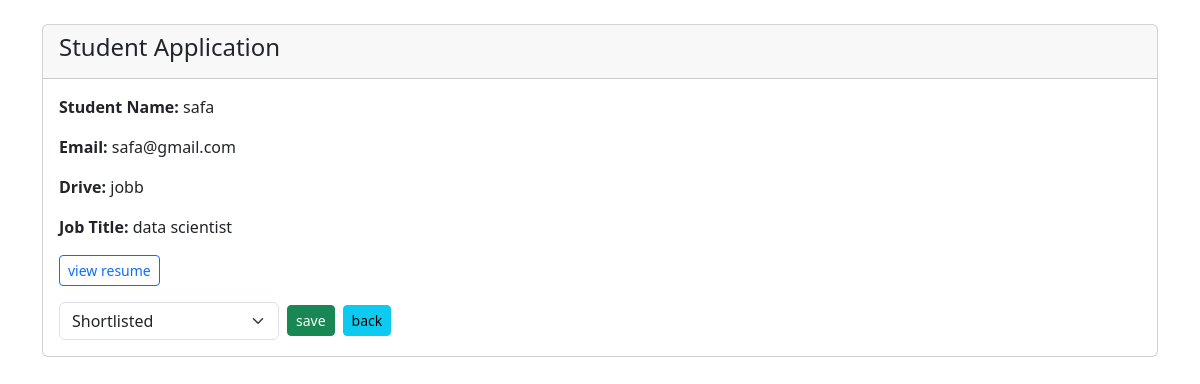
The app's page /company/application/2/review (signed in) with its own data.
### backend/models.py (models this page shows, shortened)
class Student(db.Model,UserMixin):
    __tablename__ = 'students'
    stud_id = db.Column(db.Integer, primary_key=True, autoincrement=True)
    name = db.Column(db.String, nullable=False)
    email = db.Column(db.String, unique=True, nullable=False)
    password = db.Column(db.String, nullable=False)
    skills = db.Column(db.Text)
    education = db.Column(db.Text)
    department=db.Column(db.String)
    resume = db.Column(db.String)
    status = db.Column(db.String, default="Active")
    applications = db.relationship('Application', backref='student', lazy=True)

class PlacementDrive(db.Model):
    __tablename__ = 'placement_drives'
    placemnt_id = db.Column(db.Integer, primary_key=True, autoincrement=True)
    drive_name=db.Column(db.String, nullable=False,unique=True)
    company_id = db.Column(db.Integer, db.ForeignKey('companies.cmp_id'), nullable=False)
    job_title = db.Column(db.String, nullable=False)
    job_description = db.Column(db.Text, nullable=False)
    eligibility_criteria = db.Column(db.Text, nullable=False)
    application_deadline = db.Column(db.DateTime, nullable=False)
    status = db.Column(db.String, default="Pending")
    salary=db.Column(db.Integer,nullable="False")
    skills=db.Column(db.String, nullable=False)
    exp=db.Column(db.String, nullable=False)
    applications = db.relationship('Application', backref='drive', lazy=True)

class Application(db.Model):
    __tablename__ = 'applications'
    appln_id = db.Column(db.Integer, primary_key=True, autoincrement=True)
    student_id = db.Column(db.Integer, db.ForeignKey('students.stud_id'), nullable=False)
    drive_id = db.Column(db.Integer, db.ForeignKey('placement_drives.placemnt_id'), nullable=False)
    application_date = db.Column(db.DateTime, default=lambda:datetime.now(timezone.utc))
    status = db.Column(db.String , default="not_applied")
    __table_args__ = (
        db.UniqueConstraint('student_id', 'drive_id', name='unique_student_drive'),
    )

### backend/routes.py (the view, shortened to what this page needs)
@app.route("/company/application/<int:appln_id>/review", methods=["GET", "POST"])
@login_required
def review_one_appln(appln_id):
    if not isinstance(current_user, Company):
        return "Unauthorized"
    if current_user.approval_status.lower()!="active":
        return "wait for admin's approval"
    appln = Application.query.get_or_404(appln_id)
    drive = PlacementDrive.query.filter_by(placemnt_id=appln.drive_id, company_id=current_user.cmp_id).first()
    if not drive:
        return "Unauthorized"
    return render_template("company/review_one_appln.html", appln=appln, drive=drive)

### app.py (called while the page is built)
def create_app():
    app=Flask(__name__)
    app.config["SQLALCHEMY_DATABASE_URI"] = "sqlite:///Placement.db"
    db.init_app(app)
    app.config["SECRET_KEY"]="thisgoodday"
    login_manager=LoginManager(app)
    @login_manager.user_loader
    def load_user(email):
        return (db.session.query(Admin).filter_by(email=email).first() or \
        db.session.query(Student).filter_by(email=email).first() or \
        db.session.query(Company).filter_by(email=email).first())
    app.app_context().push()
    db.create_all()
    return app

### templates/company/review_one_appln.html (shortened to what this page needs)
<!DOCTYPE html>
<html lang="en">
<head>
    <link href="https://cdn.jsdelivr.net/npm/bootstrap@5.3.8/dist/css/bootstrap.min.css" rel="stylesheet">
</head>
<body>
    <div class="container mt-4">
        <div class="card">
            <div class="card-header">
                <h4>Student Application</h4>
            </div>
            <div class="card-body">
                <p><strong>Student Name:</strong> {{ appln.student.name }}</p>
                <p><strong>Email:</strong> {{ appln.student.email }}</p>
                <p><strong>Drive:</strong> {{ drive.drive_name }}</p>
                <p><strong>Job Title:</strong> {{ drive.job_title }}</p>
                <div class="mb-3">
                    {% if appln.student.resume %}
                    <a href="/static/{{ appln.student.resume }}" target="_blank" class="btn btn-sm btn-outline-primary">view resume</a>
                    {% else %}
                    <span>No resume uploaded</span>
                    {% endif %}
                </div>
                <form method="POST" action="{{ url_for('review_one_appln', appln_id=appln.appln_id) }}" class="d-flex align-items-center gap-2">
                    <select name="status" class="form-select" style="max-width: 220px;">
                        <option value="Shortlisted" {% if appln.status == "Shortlisted" %}selected{% endif %}>Shortlisted</option>
                    </select>
                    <button type="submit" class="btn btn-success btn-sm">save</button>
                    <a href="{{ url_for('revw_drive_appln', drive_id=drive.placemnt_id) }}" class="btn btn-info btn-sm">back</a>
                </form>
            </div>
        </div>
    </div>
</body>
</html>

### records on screen
Student: student.name "safa", student.email "safa@gmail.com"
PlacementDrive: drive_name "jobb", job_title "data scientist"
Application: status "Shortlisted"
